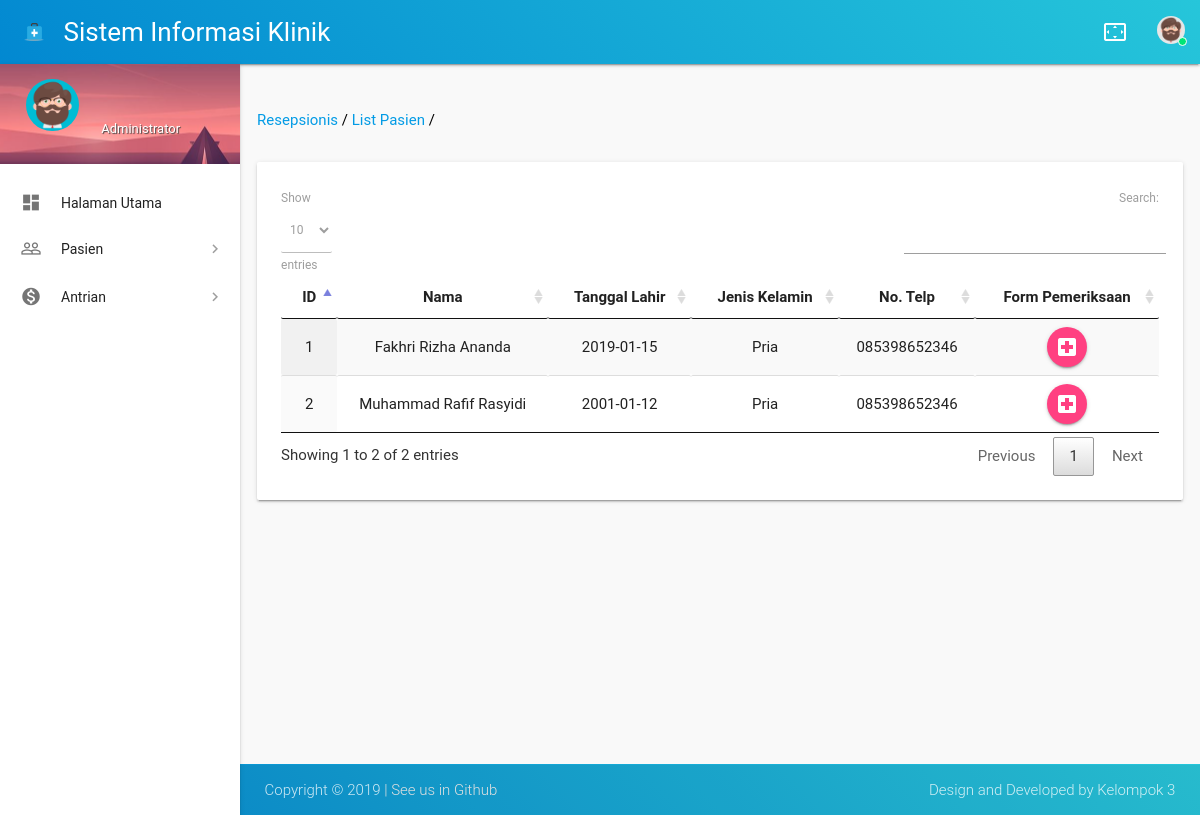
/index.php/resepsionis/list_pasien, run on an earlier commit of the app's database.
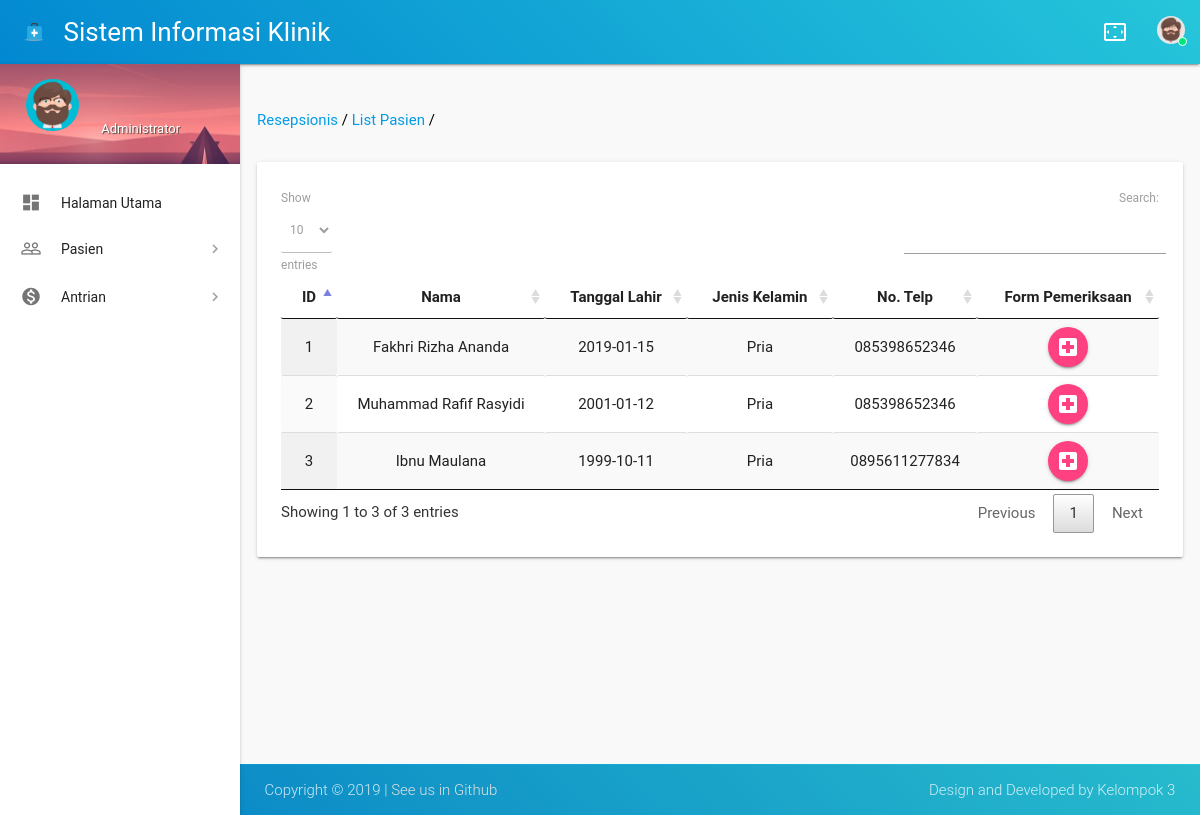
And on a later commit of the database.
### tables this page shows
CREATE TABLE `data_pasien` (
  `dp_id` int(11) NOT NULL,
  `dp_nama` varchar(75) NOT NULL,
  `dp_jenis_kelamin` enum('Pria','Wanita') NOT NULL,
  `dp_tempat_lahir` varchar(50) NOT NULL,
  `dp_tanggal_lahir` date NOT NULL,
  `dp_alamat` varchar(100) NOT NULL,
  `dp_nomor_telepon` varchar(13) NOT NULL
);

### application/controllers/Resepsionis.php (called while the page is built, shortened)
<?php
class Resepsionis extends CI_Controller
{
    public function __construct()
    {
        $this->load->library('user_management');
        $this->load->library('data_konvertor');
        $this->load->model('Main_model', 'M');
    }
    public function list_pasien()
    {
        $var = [
            'title' => 'List Pasien',
            'content' => '/resepsionis/content/list_pasien',
            'breadcrumbs' => explode('/', 'resepsionis/list_pasien'),
            'pasien' => $this->M->select_data_column(
                'data_pasien',
                [
                    'dp_id', 'dp_nama', 'dp_tanggal_lahir', 'dp_jenis_kelamin', 'dp_nomor_telepon'
                ]
            )->result()
        ];
        $this->load->vars($var);
        $this->load->view('resepsionis/layout');
    }
}

### index.php (called while the page is built, shortened)
<?php
require_once BASEPATH.'core/CodeIgniter.php';

### application/models/Main_model.php (called while the page is built, shortened)
<?php
class Main_model extends CI_Model
{
    public function select_data_column($namatabel, $column)
    {
        $column_formatted = [];
        foreach ($column as $key => $value) {
            array_push($column_formatted, "$value");
        }
        $query = $this->db->query('SELECT ' . implode(', ', $column_formatted) . ' FROM ' . $namatabel);
        return $query;
    }
}

### application/views/resepsionis/content/list_pasien.php (the view)
<section id="content">
    <div class="container">
        <div class="row">
            <br><br>
            <div class="col s11 black-text">
                <?php
                    $link = '';
                    foreach ($breadcrumbs as $crumbs) {
                        $link = $link . '/' . $crumbs; ?>
                <a href="<?= base_url($link) ?>" id="breadcrumb"><?= ucwords(str_replace('_', ' ', $crumbs)) ?></a>
                /
                <?php
                    } ?>
            </div>
            <div class="col s1"></div>
            <br><br>
        </div>
        <div class="row">
            <div class="col s12">
                <div class="card-panel">
                    <table id="tabel" class="display centered hover responsive-table">
                        <thead>
                            <tr>
                                <th>ID</th>
                                <th>Nama</th>
                                <th>Tanggal Lahir</th>
                                <th>Jenis Kelamin</th>
                                <th>No. Telp</th>
                                <th>Form Pemeriksaan</th>
                            </tr>
                        </thead>
                        <tbody>
                            <?php foreach ($pasien as $data): ?>
                            <tr>
                                <td><?= $data->dp_id ?>
                                </td>
                                <td><?= $data->dp_nama ?>
                                </td>
                                <td><?= $data->dp_tanggal_lahir ?>
                                </td>
                                <td><?= $data->dp_jenis_kelamin ?>
                                </td>
                                <td><?= $data->dp_nomor_telepon ?>
                                </td>
                                <td><a class="waves-effect waves-light btn-floating" href="http://localhost/Klinik/admin/pemeriksaan_kesehatan_pasien/<?= $data->dp_id ?>"><i
                                            class="material-icons left">local_hospital</i>
                                        Edit</a>
                                </td>
                            </tr>
                            <?php endforeach; ?>
                        </tbody>
                    </table>
                </div>
            </div>
        </div>
</section>

### application/views/resepsionis/layout.php (shortened to what this page needs)
<!DOCTYPE html>
<html lang="en">
<head>
  <link href="<?php echo base_url('assets/css/materialize.css') ?>"
    type="text/css" rel="stylesheet">
  <link href="<?php echo base_url('assets/css/materialize-admin.css') ?>"
    type="text/css" rel="stylesheet">
  <link href="<?php echo base_url('assets/css/materialize-style.css')?>"
    type="text/css" rel="stylesheet">
  <link href="<?php echo base_url('assets/css/main.css')?>"
    type="text/css" rel="stylesheet">
  <link href="<?php echo base_url('assets/vendors/perfect-scrollbar/perfect-scrollbar.css')?>"
    type="text/css" rel="stylesheet">
  <link href="<?php echo base_url('assets/vendors/flag-icon/css/flag-icon.min.css')?>"
    type="text/css" rel="stylesheet">
  <link rel="stylesheet" href="<?php echo base_url('assets/datatables.min.css')?>">
</head>
<body>
  <header id="header" class="page-topbar">
    <div class="navbar-fixed">
      <nav class="navbar-color gradient-45deg-light-blue-cyan">
        <div class="nav-wrapper">
          <ul class="left">
            <li>
              <h1 class="logo-wrapper">
                <a href="<?= base_url() ?>" class="brand-logo darken-1">
                  <img src="<?php echo base_url('assets/images/logo/materialize-logo.png')?>"
                    alt="Logo Klinik">
                  <span class="logo-text hide-on-med-and-down">Sistem Informasi Klinik</span>
                </a>
              </h1>
            </li>
          </ul>
          <ul class="right hide-on-med-and-down">
            <li>
              <a href="javascript:void(0);" class="waves-effect waves-block waves-light toggle-fullscreen">
                <i class="material-icons">settings_overscan</i>
              </a>
            </li>
            <li>
              <a href="javascript:void(0);" class="waves-effect waves-block waves-light profile-button" data-activates="profile-dropdown">
                <span class="avatar-status avatar-online">
                  <img src="<?php echo base_url('assets/images/avatar/avatar-7.png')?>"
                    alt="avatar">
                  <i></i>
                </span>
              </a>
            </li>
          </ul>
        </div>
      </nav>
    </div>
  </header>
  <div id="main">
    <div class="wrapper">
      <aside id="left-sidebar-nav">
        <ul id="slide-out" class="side-nav fixed leftside-navigation">
          <li class="user-details cyan darken-2">
            <div class="row">
              <div class="col col s4 m4 l4">
                <img src="<?php echo base_url('assets/images/avatar/avatar-7.png')?>"
                  alt="" class="circle responsive-img valign profile-image cyan">
              </div>
              <div class="col col s8 m8 l8">
                <a class="btn-flat dropdown-button waves-effect waves-light white-text profile-btn" href="#"
                  data-activates="profile-dropdown-nav"><?= $this->session->userdata('nama') ?></a>
                <p class="user-roal">Administrator</p>
              </div>
            </div>
          </li>
          <li class="no-padding">
            <ul class="collapsible" data-collapsible="accordion">
              <li class="bold">
                <a href="<?= base_url() ?>" class="waves-effect waves-cyan">
                  <i class="material-icons">dashboard</i>
                  <span class="nav-text">Halaman Utama</span>
                </a>
              </li>
              <li class="bold">
                <a class="collapsible-header waves-effect">
                  <i class="material-icons">people_outline</i>
                  <span class="nav-text">Pasien</span>
                </a>
              </li>
              <li class="bold">
                <a class="collapsible-header waves-effect">
                  <i class="material-icons">monetization_on</i>
                  <span class="nav-text">Antrian</span>
                </a>
              </li>
            </ul>
          </li>
        </ul>
      </aside>
      <?php $this->load->view($content)?>
    </div>
  </div>
  <footer class="page-footer gradient-45deg-light-blue-cyan">
    <div class="footer-copyright">
      <div class="container">
        <span>Copyright ©
           <a class="grey-text text-lighten-2" href="https://github.com/fakhririzha/klinik" target="_blank"> |
            See
            us in Github</a></span>
        <span class="right hide-on-small-only"> Design and Developed by Kelompok 3</span>
      </div>
    </div>
  </footer>
</body>
</html>

What changed in the data, as far as the page shows it:
added data_pasien: dp_id "3", dp_nama "Ibnu Maulana", dp_tanggal_lahir "1999-10-11", dp_jenis_kelamin "Pria", dp_nomor_telepon "0895611277834"
Also different on the page:
text written by a page script: "Show entries Search: Showing 1 to 2 of 2 entries Previous 1 Next" → "Show entries Search: Showing 1 to 3 of 3 entries Previous 1 Next"
